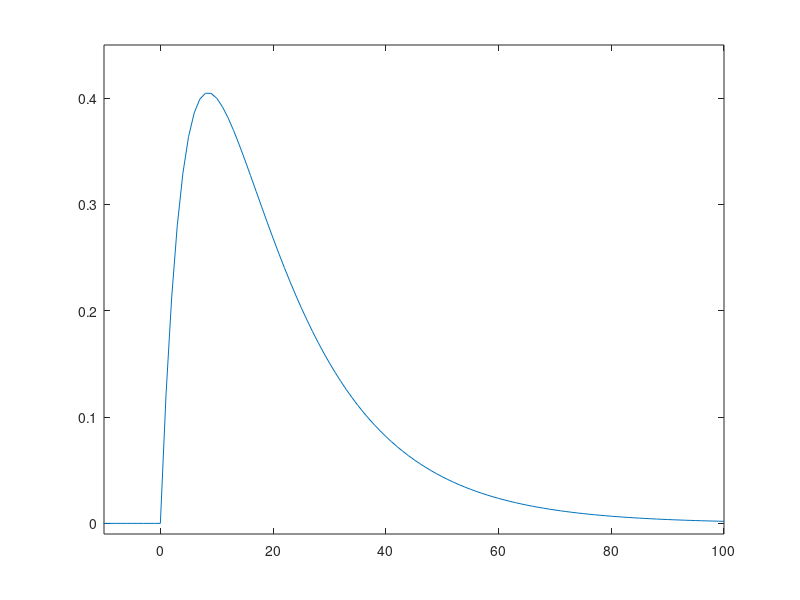

Source code (MATLAB): (Note: this script raises an error after producing the figure.)
function boss( )
tau_1 = 16; %znachenie tau odin
tau_2 = 5; %znachenie tau dva
A = 1; %amplituda
for t = -14:1:100 %cikl generiruyushchuyu massiv chisel
i = t+15; %sdvig dlya indeksov massiva
if t >= 0 %uslovie dlya argumenta t<0 i t>=0
y(i) = A*(exp(-t./tau_1)-exp(-t./tau_2));
else
y(i) = 0;
end
end
figure('Name','Primary') %nazvanie grafika
plot(-14:1:100,y) %funkciya dlya izobrazheniya grafika 
axis([-10 100 -0.01 0.45]) %nastrojka osej
inferior(y); %funkciya kotoraya preobrazuet massiv chisel
end

